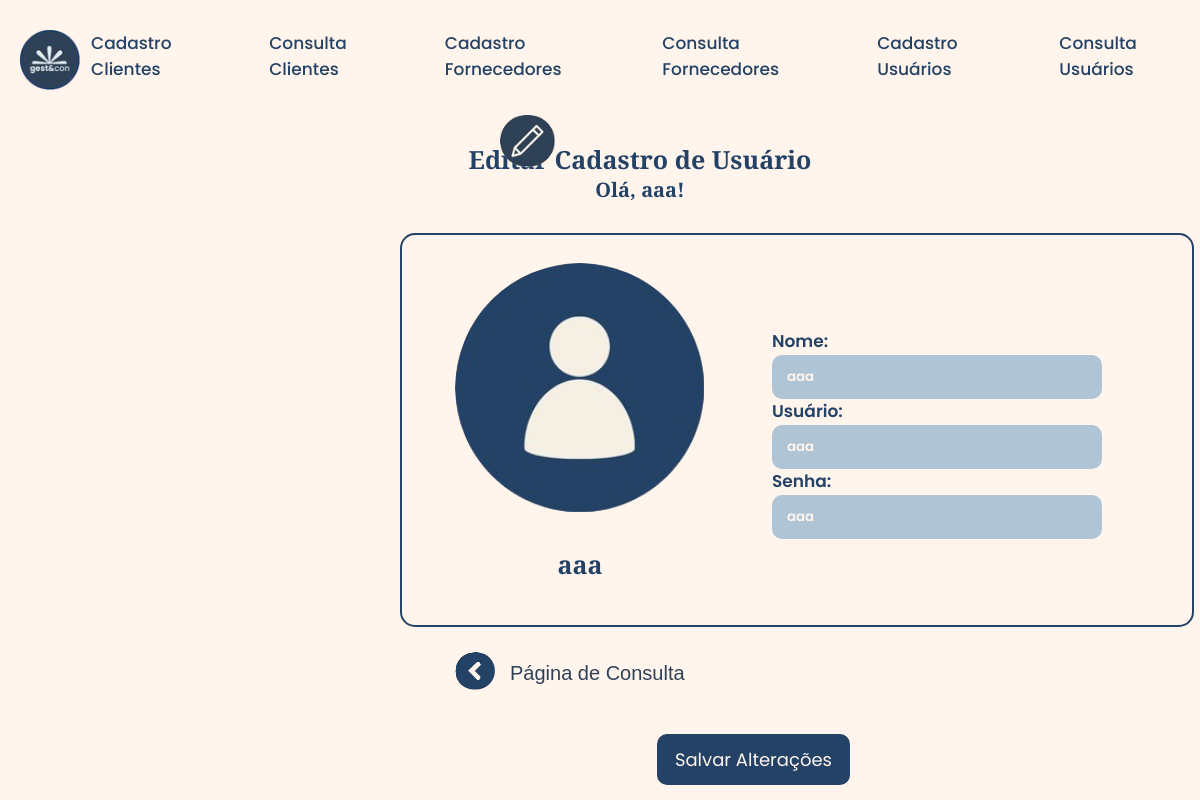
The page /editar_usuario/0 on the database its author committed.
### tables this page shows
CREATE TABLE "tb_login" (
	"usuario_id"	INTEGER,
	"usuario"	TEXT,
	"senha"	TEXT,
	"nome_usuario"	TEXT,
	"imagem"	TEXT,
	PRIMARY KEY("usuario_id" AUTOINCREMENT)
);

### run.py (the view)
@app.route('/editar_usuario/<int:id>', methods=['GET', 'POST'])
def editar(id):
    conexao = sqlite3.connect('models/cadastro.db')
    cursor = conexao.cursor()
    if request.method == 'POST':
        nome_usuario = request.form['nome_usuario']
        usuario = request.form['usuario']
        senha = request.form['senha']
        sql = "UPDATE tb_login SET nome_usuario = ?, usuario = ?, senha = ? WHERE usuario_id = ?"
        cursor.execute(sql, (nome_usuario, usuario, senha, id))
        conexao.commit()
        conexao.close()
        return redirect('/consulta_usuario')
    else:
        cursor.execute("SELECT * FROM tb_login WHERE usuario_id = ?", (id,))
        usuarios = cursor.fetchone()
        conexao.close()
    return render_template('editar_usuario.html', usuario=usuarios)

### templates/editar_usuario.html (shortened to what this page needs)
<!DOCTYPE html>
<html lang="pt-br">
<head>
    <link rel="stylesheet" href="/static/styles/editar_usuario.css">
</head>
<body>
    <header class="cabecalho" >
        <nav>
            <a href="/cadastro_cliente">Cadastro Clientes</a>
            <a href="/consulta_cliente">Consulta Clientes</a>
            <a href="/cadastro_fornecedor">Cadastro Fornecedores</a>
            <a href="/consulta_fornecedor">Consulta Fornecedores</a>
            <a href="/cadastro_usuario">Cadastro Usuários</a>
            <a href="/consulta_usuario">Consulta Usuários</a>
        </nav>
    </header>
    <img class="logo" src="/static/assets/logo.png" alt="">
    <img class="lapis" src="/static/assets/lapis.png" alt="">
    <h1>Editar Cadastro de Usuário</h1>
    <h2>Olá, {{ usuario[3]}}!</h2>
    <div class="container">
        {% if usuario[4] %}
            <img class="icon" src="{{ url_for('uploaded_file', filename=usuario[4]) }}" alt="{{ usuario[3] }}" width="100">
        {% else %}
            <img class="icon" src="/static/assets/editar_usuario.png" alt="Imagem não disponível" width="100">
        {% endif %}
        <h1>{{ usuario[3] }}</h1>
    </div>
    <form action="/editar_usuario/{{ usuario[0] }}" method="post" enctype="multipart/form-data">
        <div class="conteudo">
            <div class="form-group-1">
                <label for="nome_usuario">Nome:</label>
                <input type="text" name="nome_usuario" value="{{ usuario[3] }}" required>
            </div>
            <div class="form-group-2">
                <label for="usuario">Usuário:</label>
                <input type="text" name="usuario" value="{{ usuario[1] }}">
            </div>
            <div class="form-group-3">
                <label for="senha">Senha:</label>
                <input type="text" name="senha" value="{{ usuario[2] }}">
            </div>
        </div>
    <a class="voltar" href="/consulta_usuario">
        <img src="/static/assets/voltar.png" alt="">Página de Consulta
    </a>
    <button type="submit">Salvar Alterações</button>
</body>
</html>

### static/styles/editar_usuario.css (style rules this page uses)
:root { --cor-1: #fff5ed; --cor-2: #234266; --cor-3: #afc5d5; --cor-4: #2f4156; --font-title: 'Young Serif', sans-serif; --font-body: 'Poppins', sans-serif; }
body { background-color: var(--cor-1); margin-left: 80px; }
* { margin: 0%; padding: 0%; }
nav { padding: 30px 11px; display: flex; justify-content: center; gap: 50px; }
nav a { color: var(--cor-2); text-decoration: none; font-family: var(--font-body); font-size: 17px; font-weight: 500; position: relative; transition: 0.5s ease-in-out; }
nav a::after { content: ''; position: absolute; left: 50%; bottom: -3px; transform: translateX(-50%); width: 0; height: 3px; border-radius: 25px; background-color: var(--cor-2); transition: width 0.3s ease; }
.lapis { position: absolute; top: 115px; left: 500px; width: 55px; height: auto; }
.logo { width: 60px; position: absolute; top: 30px; left: 20px; }
h1 { font-family: var(--font-title); font-size: 25px; color: var(--cor-2); text-align: center; margin-top: 30px; }
h2 { font-family: var(--font-title); font-size: 20px; color: var(--cor-2); text-align: center; margin-bottom: 10px; }
.container { width: 300px; height: 450px; text-align: center; border-radius: 20px; margin-left: 350px; margin-top: 30px; }
.icon { width: 250px; height: 250px; object-fit: cover; border-radius: 50%; margin-top: 30px; }
.conteudo { background-color: var(--cor-1); color: var(--cor-2); border: 2px solid var(--cor-2); font-size: 20PX; border-radius: 15px; display: grid; grid-template-columns: 1fr; padding: 20px; width: 750px; height: 350px; margin-left: 320px; margin-top: -450px; font-family: var(--font-body); font-weight: 600; text-align: left; }
input { font-family: var(--font-body); font-weight: 600; border: none; width: 300px; background-color: var(--cor-3); margin-left: 350px; margin-bottom: 5px; color: var(--cor-1); padding: 12px 15px; border-radius: 10px; transition: 0.5s; }
label { margin-left: 350px; font-family: var(--font-body); font-weight: 600; color: var(--cor-2); font-size: 17px; margin-bottom: 5px; }
input::placeholder { color: var(--cor-1); }
.form-group-1 { margin-top: 70px; }
.form-group-2 { margin-top: -70px; }
.form-group-3 { margin-top: -70px; }
.voltar img { width: 40px; height: auto; position: relative; left: -15px; bottom: -10px; opacity: 1; transition: opacity 0.3s ease; }
.voltar { font-size: 20px; color: var(--cor-4); text-decoration: none; position: relative; bottom: -15px; left: 390px; transition: color 0.5s; font-family: var(--font-title); transition: 0.5; }
.voltar::after { opacity: 0.5; content: ""; position: absolute; left: 170px; bottom: -2px; width: 0; height: 2px; background-color: var(--cor-2); transition: width 0.3s ease-in-out; }
button { background-color: var(--cor-2); color: var(--cor-1); border: none; box-shadow: 2px var(--cor-2); font-size: 18px; border-radius: 10px; padding: 12px 18px; font-family: var(--font-body); position: absolute; right: 350px; bottom: 15px; cursor: pointer; transition: 0.5s; }

### rows shown on the page
tb_login: nome_usuario "aaa", usuario "aaa", senha "aaa"
